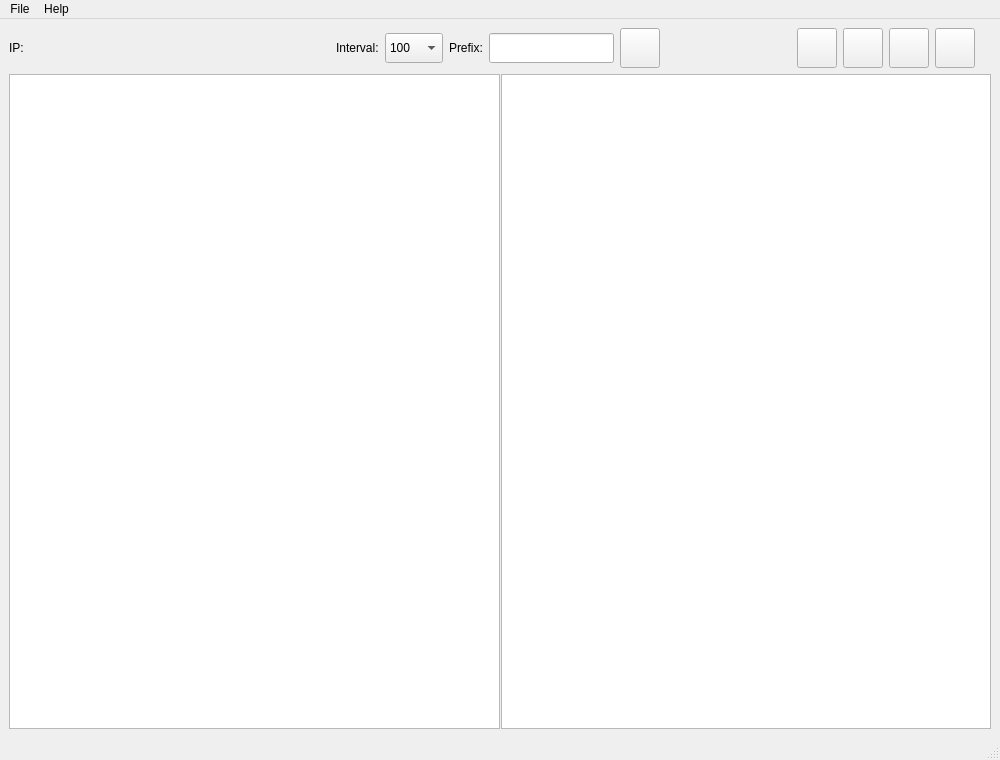
<?xml version="1.0" encoding="UTF-8"?>
<ui version="4.0">
 <class>IC6Comm</class>
 <widget class="QMainWindow" name="IC6Comm">
  <property name="geometry">
   <rect>
    <x>0</x>
    <y>0</y>
    <width>1000</width>
    <height>760</height>
   </rect>
  </property>
  <property name="minimumSize">
   <size>
    <width>1000</width>
    <height>760</height>
   </size>
  </property>
  <property name="windowTitle">
   <string>IC6Comm</string>
  </property>
  <widget class="QWidget" name="centralwidget">
   <layout class="QGridLayout" name="gridLayout" rowstretch="1,999">
    <item row="0" column="8">
     <widget class="QToolButton" name="tb_start">
      <property name="minimumSize">
       <size>
        <width>40</width>
        <height>40</height>
       </size>
      </property>
      <property name="maximumSize">
       <size>
        <width>40</width>
        <height>40</height>
       </size>
      </property>
      <property name="toolTip">
       <string>Start all</string>
      </property>
      <property name="text">
       <string/>
      </property>
      <property name="icon">
       <iconset resource="facade/res.qrc">
        <normaloff>:/Picture/svg/wm_play.svg</normaloff>:/Picture/svg/wm_play.svg</iconset>
      </property>
      <property name="iconSize">
       <size>
        <width>36</width>
        <height>36</height>
       </size>
      </property>
     </widget>
    </item>
    <item row="0" column="3">
     <widget class="QComboBox" name="comboBox">
      <property name="minimumSize">
       <size>
        <width>0</width>
        <height>30</height>
       </size>
      </property>
      <property name="maximumSize">
       <size>
        <width>16777215</width>
        <height>30</height>
       </size>
      </property>
      <item>
       <property name="text">
        <string>100</string>
       </property>
      </item>
      <item>
       <property name="text">
        <string>200</string>
       </property>
      </item>
      <item>
       <property name="text">
        <string>500</string>
       </property>
      </item>
      <item>
       <property name="text">
        <string>1000</string>
       </property>
      </item>
      <item>
       <property name="text">
        <string>2000</string>
       </property>
      </item>
     </widget>
    </item>
    <item row="0" column="2">
     <widget class="QLabel" name="label_2">
      <property name="text">
       <string>Interval:</string>
      </property>
     </widget>
    </item>
    <item row="0" column="6">
     <widget class="QToolButton" name="tb_new">
      <property name="minimumSize">
       <size>
        <width>40</width>
        <height>40</height>
       </size>
      </property>
      <property name="maximumSize">
       <size>
        <width>40</width>
        <height>40</height>
       </size>
      </property>
      <property name="toolTip">
       <string>Add new IC/6</string>
      </property>
      <property name="text">
       <string/>
      </property>
      <property name="icon">
       <iconset resource="facade/res.qrc">
        <normaloff>:/Picture/svg/wm_new_copy.svg</normaloff>:/Picture/svg/wm_new_copy.svg</iconset>
      </property>
      <property name="iconSize">
       <size>
        <width>36</width>
        <height>36</height>
       </size>
      </property>
     </widget>
    </item>
    <item row="0" column="0">
     <widget class="QLabel" name="label">
      <property name="text">
       <string>IP:</string>
      </property>
     </widget>
    </item>
    <item row="1" column="0" colspan="13">
     <widget class="QSplitter" name="splitter">
      <property name="styleSheet">
       <string notr="true"/>
      </property>
      <property name="orientation">
       <enum>Qt::Horizontal</enum>
      </property>
      <property name="handleWidth">
       <number>1</number>
      </property>
      <widget class="QTableWidget" name="tbl_list"/>
      <widget class="QTableWidget" name="tbl_detail"/>
     </widget>
    </item>
    <item row="0" column="12">
     <spacer name="horizontalSpacer_3">
      <property name="orientation">
       <enum>Qt::Horizontal</enum>
      </property>
      <property name="sizeType">
       <enum>QSizePolicy::Fixed</enum>
      </property>
      <property name="sizeHint" stdset="0">
       <size>
        <width>10</width>
        <height>20</height>
       </size>
      </property>
     </spacer>
    </item>
    <item row="0" column="5">
     <widget class="QLineEdit" name="lineEdit">
      <property name="minimumSize">
       <size>
        <width>0</width>
        <height>30</height>
       </size>
      </property>
      <property name="maximumSize">
       <size>
        <width>16777215</width>
        <height>30</height>
       </size>
      </property>
     </widget>
    </item>
    <item row="0" column="9">
     <widget class="QToolButton" name="tb_stop">
      <property name="minimumSize">
       <size>
        <width>40</width>
        <height>40</height>
       </size>
      </property>
      <property name="maximumSize">
       <size>
        <width>40</width>
        <height>40</height>
       </size>
      </property>
      <property name="toolTip">
       <string>Stop all</string>
      </property>
      <property name="text">
       <string/>
      </property>
      <property name="icon">
       <iconset resource="facade/res.qrc">
        <normaloff>:/Picture/svg/wm_stop.svg</normaloff>:/Picture/svg/wm_stop.svg</iconset>
      </property>
      <property name="iconSize">
       <size>
        <width>36</width>
        <height>36</height>
       </size>
      </property>
     </widget>
    </item>
    <item row="0" column="10">
     <widget class="QToolButton" name="tb_restart">
      <property name="minimumSize">
       <size>
        <width>40</width>
        <height>40</height>
       </size>
      </property>
      <property name="maximumSize">
       <size>
        <width>40</width>
        <height>40</height>
       </size>
      </property>
      <property name="toolTip">
       <string>Restart all</string>
      </property>
      <property name="text">
       <string/>
      </property>
      <property name="icon">
       <iconset resource="facade/res.qrc">
        <normaloff>:/Picture/svg/wm_restart.svg</normaloff>:/Picture/svg/wm_restart.svg</iconset>
      </property>
      <property name="iconSize">
       <size>
        <width>36</width>
        <height>36</height>
       </size>
      </property>
     </widget>
    </item>
    <item row="0" column="7">
     <spacer name="horizontalSpacer">
      <property name="orientation">
       <enum>Qt::Horizontal</enum>
      </property>
      <property name="sizeHint" stdset="0">
       <size>
        <width>40</width>
        <height>20</height>
       </size>
      </property>
     </spacer>
    </item>
    <item row="0" column="1">
     <widget class="IPAddress" name="widget" native="true">
      <property name="minimumSize">
       <size>
        <width>300</width>
        <height>30</height>
       </size>
      </property>
      <property name="maximumSize">
       <size>
        <width>300</width>
        <height>30</height>
       </size>
      </property>
     </widget>
    </item>
    <item row="0" column="11">
     <widget class="QToolButton" name="tb_folder">
      <property name="minimumSize">
       <size>
        <width>40</width>
        <height>40</height>
       </size>
      </property>
      <property name="maximumSize">
       <size>
        <width>40</width>
        <height>40</height>
       </size>
      </property>
      <property name="toolTip">
       <string>Open data folder</string>
      </property>
      <property name="text">
       <string/>
      </property>
      <property name="icon">
       <iconset resource="facade/res.qrc">
        <normaloff>:/Picture/svg/wm_opened_folder.svg</normaloff>:/Picture/svg/wm_opened_folder.svg</iconset>
      </property>
      <property name="iconSize">
       <size>
        <width>36</width>
        <height>36</height>
       </size>
      </property>
     </widget>
    </item>
    <item row="0" column="4">
     <widget class="QLabel" name="label_3">
      <property name="text">
       <string>Prefix:</string>
      </property>
     </widget>
    </item>
   </layout>
  </widget>
  <widget class="QMenuBar" name="menubar">
   <property name="geometry">
    <rect>
     <x>0</x>
     <y>0</y>
     <width>1000</width>
     <height>20</height>
    </rect>
   </property>
   <widget class="QMenu" name="menuFile">
    <property name="title">
     <string>File</string>
    </property>
    <addaction name="act_comm_setting"/>
    <addaction name="act_exit"/>
   </widget>
   <widget class="QMenu" name="menuHelp">
    <property name="title">
     <string>Help</string>
    </property>
    <addaction name="act_lang"/>
    <addaction name="act_man"/>
    <addaction name="act_about"/>
   </widget>
   <addaction name="menuFile"/>
   <addaction name="menuHelp"/>
  </widget>
  <widget class="QStatusBar" name="statusbar">
   <property name="styleSheet">
    <string notr="true">color: #5B5B5B;</string>
   </property>
  </widget>
  <action name="act_comm_setting">
   <property name="text">
    <string>CommSetting</string>
   </property>
  </action>
  <action name="act_exit">
   <property name="text">
    <string>Exit</string>
   </property>
  </action>
  <action name="act_man">
   <property name="text">
    <string>Manual</string>
   </property>
  </action>
  <action name="act_about">
   <property name="text">
    <string>About</string>
   </property>
  </action>
  <action name="act_lang">
   <property name="text">
    <string>LANG CHS/ENG</string>
   </property>
  </action>
 </widget>
 <customwidgets>
  <customwidget>
   <class>IPAddress</class>
   <extends>QWidget</extends>
   <header>thirdparty/ipaddress.h</header>
   <container>1</container>
  </customwidget>
 </customwidgets>
 <resources>
  <include location="facade/res.qrc"/>
 </resources>
 <connections/>
</ui>
